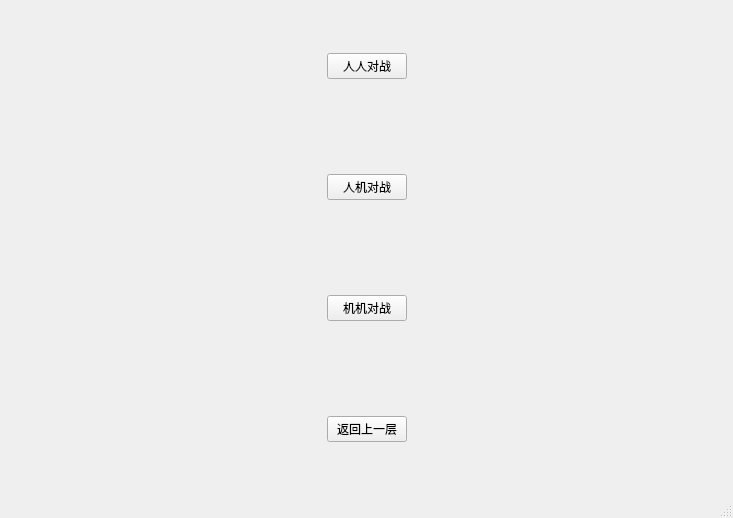
<?xml version="1.0" encoding="UTF-8"?>
<ui version="4.0">
 <class>Pattern</class>
 <widget class="QMainWindow" name="Pattern">
  <property name="geometry">
   <rect>
    <x>0</x>
    <y>0</y>
    <width>733</width>
    <height>518</height>
   </rect>
  </property>
  <property name="windowTitle">
   <string>MainWindow</string>
  </property>
  <widget class="QWidget" name="centralwidget">
   <layout class="QVBoxLayout" name="verticalLayout">
    <item>
     <widget class="QWidget" name="widget" native="true">
      <layout class="QHBoxLayout" name="horizontalLayout">
       <item>
        <spacer name="horizontalSpacer">
         <property name="orientation">
          <enum>Qt::Horizontal</enum>
         </property>
         <property name="sizeHint" stdset="0">
          <size>
           <width>300</width>
           <height>20</height>
          </size>
         </property>
        </spacer>
       </item>
       <item>
        <widget class="QPushButton" name="b1">
         <property name="text">
          <string>人人对战</string>
         </property>
        </widget>
       </item>
       <item>
        <spacer name="horizontalSpacer_2">
         <property name="orientation">
          <enum>Qt::Horizontal</enum>
         </property>
         <property name="sizeHint" stdset="0">
          <size>
           <width>299</width>
           <height>20</height>
          </size>
         </property>
        </spacer>
       </item>
      </layout>
     </widget>
    </item>
    <item>
     <widget class="QWidget" name="widget_2" native="true">
      <layout class="QHBoxLayout" name="horizontalLayout_2">
       <item>
        <spacer name="horizontalSpacer_3">
         <property name="orientation">
          <enum>Qt::Horizontal</enum>
         </property>
         <property name="sizeHint" stdset="0">
          <size>
           <width>40</width>
           <height>20</height>
          </size>
         </property>
        </spacer>
       </item>
       <item>
        <widget class="QPushButton" name="b2">
         <property name="text">
          <string>人机对战</string>
         </property>
        </widget>
       </item>
       <item>
        <spacer name="horizontalSpacer_4">
         <property name="orientation">
          <enum>Qt::Horizontal</enum>
         </property>
         <property name="sizeHint" stdset="0">
          <size>
           <width>40</width>
           <height>20</height>
          </size>
         </property>
        </spacer>
       </item>
      </layout>
     </widget>
    </item>
    <item>
     <widget class="QWidget" name="widget_3" native="true">
      <layout class="QHBoxLayout" name="horizontalLayout_3">
       <item>
        <spacer name="horizontalSpacer_5">
         <property name="orientation">
          <enum>Qt::Horizontal</enum>
         </property>
         <property name="sizeHint" stdset="0">
          <size>
           <width>40</width>
           <height>20</height>
          </size>
         </property>
        </spacer>
       </item>
       <item>
        <widget class="QPushButton" name="b3">
         <property name="text">
          <string>机机对战</string>
         </property>
        </widget>
       </item>
       <item>
        <spacer name="horizontalSpacer_6">
         <property name="orientation">
          <enum>Qt::Horizontal</enum>
         </property>
         <property name="sizeHint" stdset="0">
          <size>
           <width>40</width>
           <height>20</height>
          </size>
         </property>
        </spacer>
       </item>
      </layout>
     </widget>
    </item>
    <item>
     <widget class="QWidget" name="widget_4" native="true">
      <layout class="QHBoxLayout" name="horizontalLayout_4">
       <item>
        <spacer name="horizontalSpacer_7">
         <property name="orientation">
          <enum>Qt::Horizontal</enum>
         </property>
         <property name="sizeHint" stdset="0">
          <size>
           <width>40</width>
           <height>20</height>
          </size>
         </property>
        </spacer>
       </item>
       <item>
        <widget class="QPushButton" name="b4">
         <property name="text">
          <string>返回上一层</string>
         </property>
        </widget>
       </item>
       <item>
        <spacer name="horizontalSpacer_8">
         <property name="orientation">
          <enum>Qt::Horizontal</enum>
         </property>
         <property name="sizeHint" stdset="0">
          <size>
           <width>40</width>
           <height>20</height>
          </size>
         </property>
        </spacer>
       </item>
      </layout>
     </widget>
    </item>
   </layout>
  </widget>
  <widget class="QMenuBar" name="menubar">
   <property name="geometry">
    <rect>
     <x>0</x>
     <y>0</y>
     <width>733</width>
     <height>21</height>
    </rect>
   </property>
  </widget>
  <widget class="QStatusBar" name="statusbar"/>
 </widget>
 <resources/>
 <connections/>
</ui>
